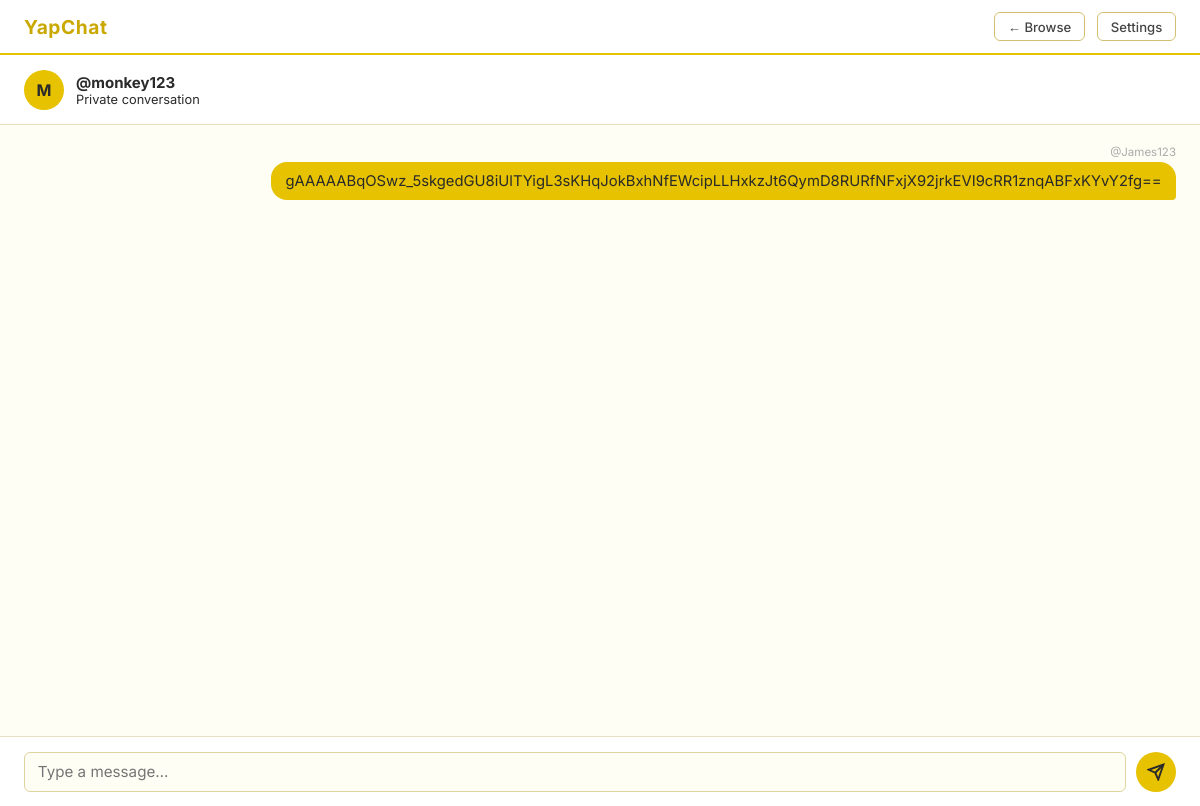
/messaging/monkey123 (signed in), run on the app's committed database.
### tables this page shows
CREATE TABLE messages (
                id        INTEGER PRIMARY KEY AUTOINCREMENT,
                room      TEXT NOT NULL,
                sender    TEXT NOT NULL,
                text      TEXT NOT NULL,
                timestamp DATETIME DEFAULT CURRENT_TIMESTAMP
            );

### main.py (the view)
@app.route('/messaging/<partner>')
@login_required
def messaging(partner):
    me     = session['username']
    room   = get_room_id(me, partner)  #consistent room key for this pair of users
    user1, user2 = sorted([me, partner])
    with get_db() as conn:
        partner_exists = conn.execute(
            'SELECT username FROM users WHERE username = ?', (partner,)
        ).fetchone()
        if not partner_exists:
            return redirect(url_for('browse'))
        connected = conn.execute(
            'SELECT * FROM connections WHERE user1 = ? AND user2 = ?',
            (user1, user2)
        ).fetchone()
        if not connected:
            return redirect(url_for('browse'))
        history = conn.execute(
            'SELECT sender, text FROM messages WHERE room = ? ORDER BY timestamp ASC',
            (room,)
        ).fetchall()
    history = [{'sender': r['sender'], 'text': r['text']} for r in history]
    return render_template('messaging.html', current_user=me,
                           partner=partner, room=room, history=history)

### main.py (called while the page is built)
def get_db():
    conn = sqlite3.connect(DATABASE)
    conn.row_factory = sqlite3.Row
    return conn

def get_room_id(user1, user2):
    return '_'.join(sorted([user1, user2])) #Generates a consistent, unique room ID for two users.

def login_required(f):
    from functools import wraps
    @wraps(f)
    def decorated(*args, **kwargs):
        if 'username' not in session:
            return redirect(url_for('home'))
        return f(*args, **kwargs)
    return decorated

### templates/messaging.html (shortened to what this page needs)
<!DOCTYPE html>
<html lang="en">
<head>
  <link rel="stylesheet" href="/static/css/style.css">
</head>
<body>
  <nav class="navbar">
    <span class="navbar-brand">YapChat</span>
    <div class="navbar-links">
      <a href="/browse" class="btn btn-secondary btn-sm">← Browse</a>
      <a href="/settings" class="btn btn-secondary btn-sm">Settings</a>
    </div>
  </nav>
  <div class="chat-layout">
    <div class="chat-header">
      <div class="user-avatar" style="width:40px;height:40px;font-size:1rem;">
        {{ partner[0].upper() }}
      </div>
      <div>
        <div style="font-family:var(--font-head);font-weight:700;">@{{ partner }}</div>
        <div style="font-size:.8rem;color:var(--muted);">Private conversation</div>
      </div>
    </div>
    <div class="chat-messages" id="messages">
      {% for msg in history %}
      <div class="msg {{ 'me' if msg.sender == current_user else 'them' }}">
        <span class="msg-sender">@{{ msg.sender }}</span>
        <div class="msg-bubble">{{ msg.text }}</div>
      </div>
      {% endfor %}
    </div>
    <div class="chat-input-area">
      <input type="text" class="chat-input" id="messageInput" placeholder="Type a message…" autocomplete="off">
      <button class="send-btn" id="sendBtn" title="Send">
        <svg width="18" height="18" viewBox="0 0 24 24" fill="none" stroke="currentColor" stroke-width="2.5">
          <line x1="22" y1="2" x2="11" y2="13"/><polygon points="22 2 15 22 11 13 2 9 22 2"/>
        </svg>
      </button>
    </div>
  </div>
</body>
</html>

### static/css/style.css (style rules this page uses)
* { box-sizing: border-box; margin: 0; padding: 0; }
body { font-family: 'Inter', sans-serif; background: #fffef5; color: #2a2a2a; font-size: 15px; }
a { color: #b8860b; text-decoration: none; }
input[type=text], input[type=password], textarea { width: 100%; padding: 0.6rem 0.8rem; border: 1px solid #ddd5a0; border-radius: 6px; font-family: inherit; font-size: 0.95rem; background: #fffef5; color: #2a2a2a; outline: none; }
.btn { display: inline-block; padding: 0.6rem 1.2rem; border-radius: 6px; border: 1px solid transparent; font-family: inherit; font-size: 0.9rem; font-weight: 500; cursor: pointer; text-align: center; transition: opacity 0.15s; }
.btn-secondary { background: #fff; color: #444; border-color: #d4c070; }
.btn-sm { padding: 0.35rem 0.8rem; font-size: 0.82rem; }
.navbar { background: #fff; border-bottom: 2px solid #e6c200; padding: 0.75rem 1.5rem; display: flex; align-items: center; justify-content: space-between; position: sticky; top: 0; z-index: 10; }
.navbar-brand { font-weight: 700; font-size: 1.2rem; color: #c9a800; letter-spacing: 0.03em; }
.navbar-links { display: flex; align-items: center; gap: 0.75rem; }
.user-avatar { width: 44px; height: 44px; border-radius: 50%; background: #e6c200; color: #2a2a2a; display: flex; align-items: center; justify-content: center; font-weight: 700; font-size: 1.1rem; }
.chat-layout { display: flex; flex-direction: column; height: calc(100vh - 49px); }
.chat-header { padding: 0.9rem 1.5rem; border-bottom: 1px solid #e8e0c0; background: #fff; display: flex; align-items: center; gap: 0.75rem; }
.chat-messages { flex: 1; overflow-y: auto; padding: 1.25rem 1.5rem; display: flex; flex-direction: column; gap: 0.6rem; background: #fffef5; }
.msg { display: flex; flex-direction: column; max-width: 60%; gap: 3px; }
.msg.me { align-self: flex-end; align-items: flex-end; }
.msg-bubble { padding: 0.5rem 0.9rem; border-radius: 16px; font-size: 0.925rem; line-height: 1.5; }
.msg.me .msg-bubble { background: #e6c200; color: #2a2a2a; border-bottom-right-radius: 4px; }
.msg-sender { font-size: 0.72rem; color: #aaa; }
.chat-input-area { padding: 0.9rem 1.5rem; border-top: 1px solid #e8e0c0; background: #fff; display: flex; gap: 0.6rem; }
.chat-input { flex: 1; padding: 0.6rem 1rem; border: 1px solid #ddd5a0; border-radius: 20px; font-family: inherit; font-size: 0.95rem; outline: none; background: #fffef5; }
.send-btn { width: 40px; height: 40px; border-radius: 50%; border: none; background: #e6c200; color: #2a2a2a; cursor: pointer; display: flex; align-items: center; justify-content: center; flex-shrink: 0; }

### data on the page
messages: sender "James123", text "gAAAAABqOSwz_5skgedGU8iUlTYigL3sKHqJokBxhNfEWcipLLHxkzJt6QymD8RURfNFxjX92jrkEVI9cRR1znqABFxKYvY2fg=="

### other printed values
{{ partner[0].upper() }} "M"
{{ partner }} "monkey123"
